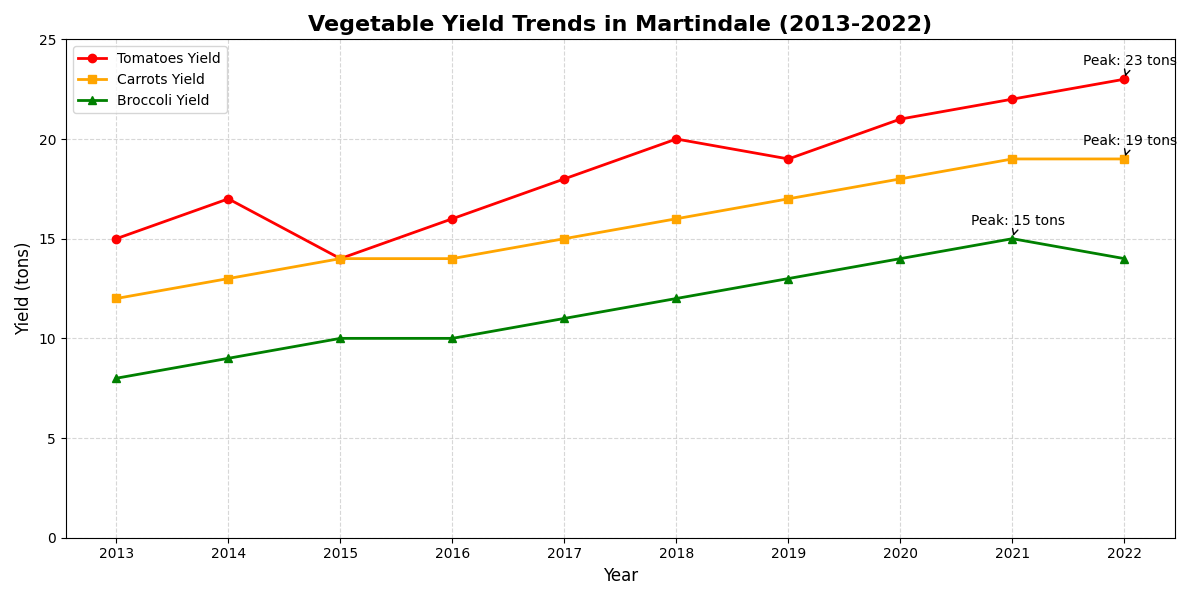

Source code (Python):
import matplotlib.pyplot as plt
import numpy as np

# Backstory: 
# In a small countryside town named Martindale, farmers grow different vegetables each season. 
# The community is keenly interested in the yield trends over the past decade. Here, we'll plot 
# the annual yield (in tons) for tomatoes, carrots, and broccoli, focusing on their fluctuating trends.

# Data Preparation
years = np.array([2013, 2014, 2015, 2016, 2017, 2018, 2019, 2020, 2021, 2022])
tomatoes_yield = np.array([15, 17, 14, 16, 18, 20, 19, 21, 22, 23])
carrots_yield = np.array([12, 13, 14, 14, 15, 16, 17, 18, 19, 19])
broccoli_yield = np.array([8, 9, 10, 10, 11, 12, 13, 14, 15, 14])

# Create the figure and a single subplot
fig, ax = plt.subplots(figsize=(12, 6))

# Plotting the vegetable yields
ax.plot(years, tomatoes_yield, marker='o', linestyle='-', color='red', linewidth=2, label='Tomatoes Yield')
ax.plot(years, carrots_yield, marker='s', linestyle='-', color='orange', linewidth=2, label='Carrots Yield')
ax.plot(years, broccoli_yield, marker='^', linestyle='-', color='green', linewidth=2, label='Broccoli Yield')

# Annotate the yield peak points
annotations = {
    'Tomatoes': (2022, 23),
    'Carrots': (2022, 19),
    'Broccoli': (2021, 15),
}
for veg, (year, value) in annotations.items():
    ax.annotate(
        f'Peak: {value} tons',
        xy=(year, value),
        xytext=(-30, 10),
        textcoords='offset points',
        arrowprops=dict(arrowstyle='->', color='black'),
        fontsize=10,
        color='black'
    )

# Customize the plot
ax.set_title('Vegetable Yield Trends in Martindale (2013-2022)', fontsize=16, fontweight='bold')
ax.set_xlabel('Year', fontsize=12)
ax.set_ylabel('Yield (tons)', fontsize=12)
ax.set_xticks(years)
ax.set_ylim(0, 25)
ax.legend(loc='upper left', fontsize=10)
ax.grid(True, linestyle='--', alpha=0.5)

# Ensure the plot layout is adjusted
plt.tight_layout()

# Show the plot
plt.show()
